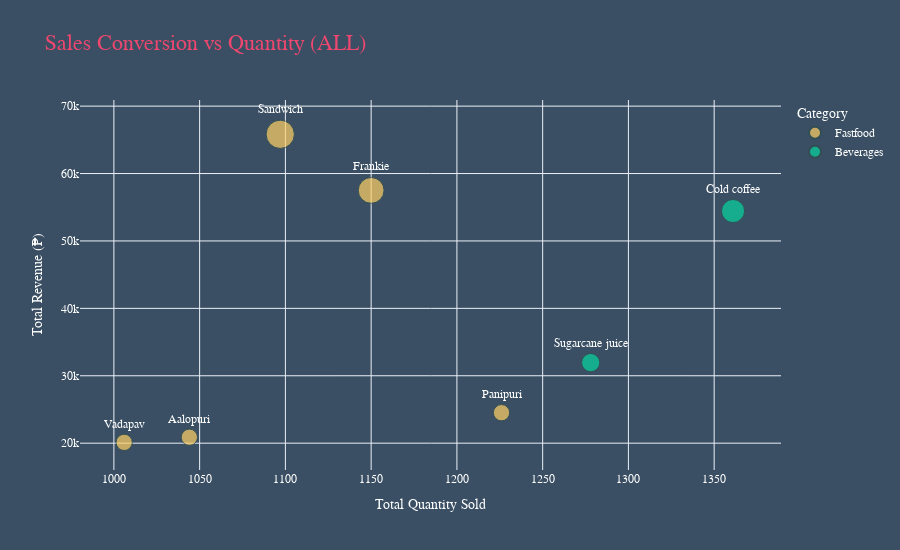
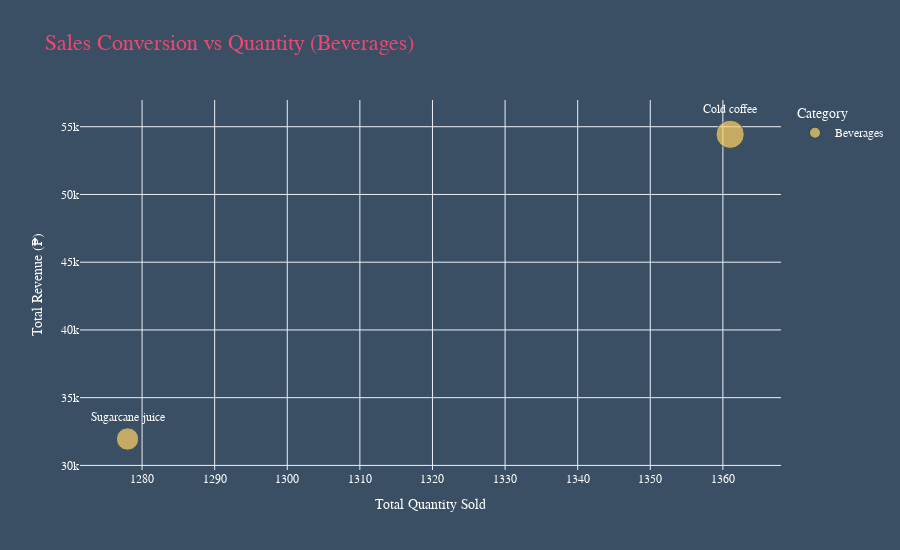
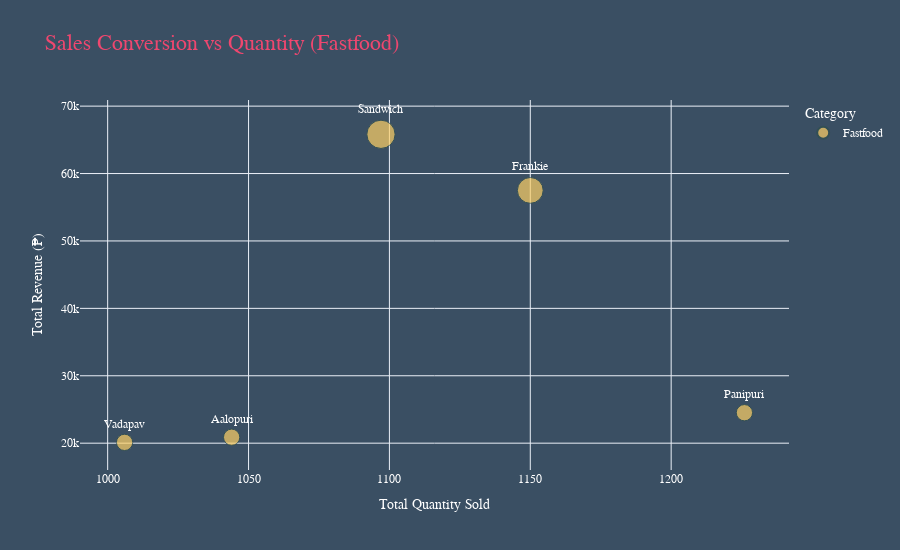

The cell these charts' notebook holds for them, in order:
### Code cell
# Import necessary libraries
import pandas as pd
import plotly.express as px
import os

# Load and clean the data
df = pd.read_excel(r'C:\Users\TUF\Desktop\Franz FIles\Balaji-Fast-Food-Sales-Cleaned.xlsx')
df = df.dropna(subset=['item_name', 'quantity', 'transaction_amount', 'item_type'])

# Rename columns for clarity
df.rename(columns={
    'item_name': 'Item',
    'item_type': 'Category',
    'transaction_amount': 'Revenue'
}, inplace=True)

# Aggregate data per item
summary = df.groupby(['Item', 'Category']).agg({
    'quantity': 'sum',
    'Revenue': 'sum'
}).reset_index()

# Compute average price per item
summary['Avg_Price'] = summary['Revenue'] / summary['quantity']

# Custom color palette for dark background
custom_colors = ['#ffd166', '#06d6a0', '#ef476f', '#118ab2', '#ffffff']

# Prepare output directory
os.makedirs("item_scatter_charts", exist_ok=True)

# Get unique categories including ALL
categories = ['ALL'] + sorted(df['Category'].dropna().unique())

# Generate scatter chart for each category
for cat in categories:
    if cat == 'ALL':
        filtered = summary
    else:
        filtered = summary[summary['Category'].str.lower() == cat.lower()]  # FIXED

    fig = px.scatter(
        filtered,
        x='quantity',
        y='Revenue',
        color='Category',
        hover_data=['Item', 'Avg_Price'],
        text='Item',
        title=f"Sales Conversion vs Quantity ({cat})",
        size='Avg_Price',
        template='plotly_white',
        color_discrete_sequence=custom_colors
    )

    fig.update_traces(
        textposition='top center',
        marker=dict(line=dict(width=1, color='DarkSlateGrey'))
    )

    fig.update_layout(
        xaxis_title='Total Quantity Sold',
        yaxis_title='Total Revenue (₱)',
        height=550,
        font=dict(family='Arial', color='#fff'),
        plot_bgcolor='#3a4f63',
        paper_bgcolor='#3a4f63',
        title_font=dict(size=22, family='Arial', color=custom_colors[2]),
    )

    # Save HTML chart
    fname = f"item_scatter_charts/item_scatter_{cat.replace(' ', '_').lower()}.html"
    fig.write_html(fname)
    fig.show()

### Figure 1 — Plotly figure (JSON) as saved in the notebook; plotly's stock layout.template omitted (floating-point values rounded to 4 significant figures)
{"data": [{"customdata": [["Aalopuri", 20], ["Frankie", 50], ["Panipuri", 20], ["Sandwich", 60], ["Vadapav", 20]], "hovertemplate": "Category=Fastfood<br>quantity=%{x}<br>Revenue=%{y}<br>Avg_Price=%{customdata[1]}<br>Item=%{customdata[0]}<extra></extra>", "legendgroup": "Fastfood", "marker": {"color": "#ffd166", "line": {"color": "DarkSlateGrey", "width": 1}, "size": [20, 50, 20, 60, 20], "sizemode": "area", "sizeref": 0.15, "symbol": "circle"}, "mode": "markers+text", "name": "Fastfood", "orientation": "v", "showlegend": true, "text": ["Aalopuri", "Frankie", "Panipuri", "Sandwich", "Vadapav"], "textposition": "top center", "type": "scatter", "x": [1044, 1150, 1226, 1097, 1006], "xaxis": "x", "y": [20880, 57500, 24520, 65820, 20120], "yaxis": "y"}, {"customdata": [["Cold coffee", 40], ["Sugarcane juice", 25]], "hovertemplate": "Category=Beverages<br>quantity=%{x}<br>Revenue=%{y}<br>Avg_Price=%{customdata[1]}<br>Item=%{customdata[0]}<extra></extra>", "legendgroup": "Beverages", "marker": {"color": "#06d6a0", "line": {"color": "DarkSlateGrey", "width": 1}, "size": [40, 25], "sizemode": "area", "sizeref": 0.15, "symbol": "circle"}, "mode": "markers+text", "name": "Beverages", "orientation": "v", "showlegend": true, "text": ["Cold coffee", "Sugarcane juice"], "textposition": "top center", "type": "scatter", "x": [1361, 1278], "xaxis": "x", "y": [54440, 31950], "yaxis": "y"}], "layout": {"font": {"color": "#fff", "family": "Arial"}, "height": 550, "legend": {"itemsizing": "constant", "title": {"text": "Category"}, "tracegroupgap": 0}, "paper_bgcolor": "#3a4f63", "plot_bgcolor": "#3a4f63", "title": {"font": {"color": "#ef476f", "family": "Arial", "size": 22}, "text": "Sales Conversion vs Quantity (ALL)"}, "xaxis": {"anchor": "y", "domain": [0, 1], "title": {"text": "Total Quantity Sold"}}, "yaxis": {"anchor": "x", "domain": [0, 1], "title": {"text": "Total Revenue (₱)"}}}}

### Figure 2 — Plotly figure (JSON) as saved in the notebook; plotly's stock layout.template omitted (floating-point values rounded to 4 significant figures)
{"data": [{"customdata": [["Cold coffee", 40], ["Sugarcane juice", 25]], "hovertemplate": "Category=Beverages<br>quantity=%{x}<br>Revenue=%{y}<br>Avg_Price=%{customdata[1]}<br>Item=%{customdata[0]}<extra></extra>", "legendgroup": "Beverages", "marker": {"color": "#ffd166", "line": {"color": "DarkSlateGrey", "width": 1}, "size": [40, 25], "sizemode": "area", "sizeref": 0.1, "symbol": "circle"}, "mode": "markers+text", "name": "Beverages", "orientation": "v", "showlegend": true, "text": ["Cold coffee", "Sugarcane juice"], "textposition": "top center", "type": "scatter", "x": [1361, 1278], "xaxis": "x", "y": [54440, 31950], "yaxis": "y"}], "layout": {"font": {"color": "#fff", "family": "Arial"}, "height": 550, "legend": {"itemsizing": "constant", "title": {"text": "Category"}, "tracegroupgap": 0}, "paper_bgcolor": "#3a4f63", "plot_bgcolor": "#3a4f63", "title": {"font": {"color": "#ef476f", "family": "Arial", "size": 22}, "text": "Sales Conversion vs Quantity (Beverages)"}, "xaxis": {"anchor": "y", "domain": [0, 1], "title": {"text": "Total Quantity Sold"}}, "yaxis": {"anchor": "x", "domain": [0, 1], "title": {"text": "Total Revenue (₱)"}}}}

### Figure 3 — Plotly figure (JSON) as saved in the notebook; plotly's stock layout.template omitted (floating-point values rounded to 4 significant figures)
{"data": [{"customdata": [["Aalopuri", 20], ["Frankie", 50], ["Panipuri", 20], ["Sandwich", 60], ["Vadapav", 20]], "hovertemplate": "Category=Fastfood<br>quantity=%{x}<br>Revenue=%{y}<br>Avg_Price=%{customdata[1]}<br>Item=%{customdata[0]}<extra></extra>", "legendgroup": "Fastfood", "marker": {"color": "#ffd166", "line": {"color": "DarkSlateGrey", "width": 1}, "size": [20, 50, 20, 60, 20], "sizemode": "area", "sizeref": 0.15, "symbol": "circle"}, "mode": "markers+text", "name": "Fastfood", "orientation": "v", "showlegend": true, "text": ["Aalopuri", "Frankie", "Panipuri", "Sandwich", "Vadapav"], "textposition": "top center", "type": "scatter", "x": [1044, 1150, 1226, 1097, 1006], "xaxis": "x", "y": [20880, 57500, 24520, 65820, 20120], "yaxis": "y"}], "layout": {"font": {"color": "#fff", "family": "Arial"}, "height": 550, "legend": {"itemsizing": "constant", "title": {"text": "Category"}, "tracegroupgap": 0}, "paper_bgcolor": "#3a4f63", "plot_bgcolor": "#3a4f63", "title": {"font": {"color": "#ef476f", "family": "Arial", "size": 22}, "text": "Sales Conversion vs Quantity (Fastfood)"}, "xaxis": {"anchor": "y", "domain": [0, 1], "title": {"text": "Total Quantity Sold"}}, "yaxis": {"anchor": "x", "domain": [0, 1], "title": {"text": "Total Revenue (₱)"}}}}
